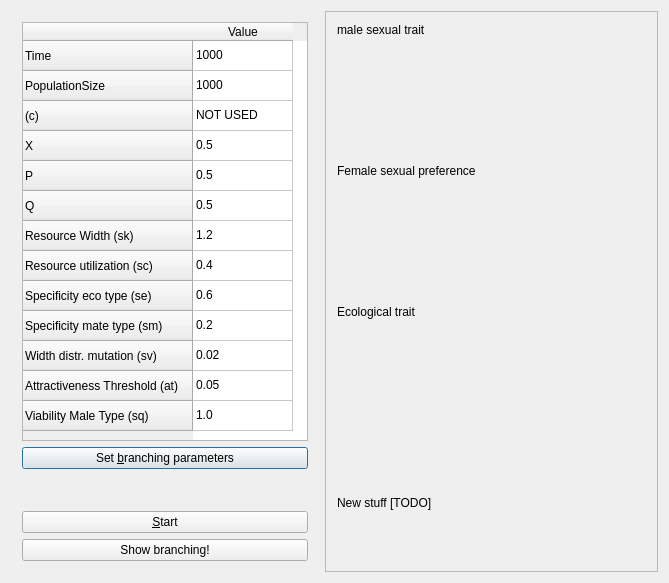
<?xml version="1.0" encoding="UTF-8"?>
<ui version="4.0">
 <class>sado_qtdialog</class>
 <widget class="QDialog" name="sado_qtdialog">
  <property name="geometry">
   <rect>
    <x>0</x>
    <y>0</y>
    <width>669</width>
    <height>583</height>
   </rect>
  </property>
  <property name="windowTitle">
   <string>kewe_qtdialog</string>
  </property>
  <layout class="QHBoxLayout" name="horizontalLayout">
   <item>
    <widget class="QWidget" name="widget_left" native="true">
     <property name="sizePolicy">
      <sizepolicy hsizetype="Maximum" vsizetype="Preferred">
       <horstretch>0</horstretch>
       <verstretch>0</verstretch>
      </sizepolicy>
     </property>
     <layout class="QVBoxLayout" name="verticalLayout_2">
      <item>
       <widget class="QTableWidget" name="parameters">
        <property name="sizeAdjustPolicy">
         <enum>QAbstractScrollArea::AdjustToContents</enum>
        </property>
        <row>
         <property name="text">
          <string>Time</string>
         </property>
        </row>
        <row>
         <property name="text">
          <string>PopulationSize</string>
         </property>
        </row>
        <row>
         <property name="text">
          <string>(c)</string>
         </property>
        </row>
        <row>
         <property name="text">
          <string>X</string>
         </property>
        </row>
        <row>
         <property name="text">
          <string>P</string>
         </property>
        </row>
        <row>
         <property name="text">
          <string>Q</string>
         </property>
        </row>
        <row>
         <property name="text">
          <string>Resource Width (sk)</string>
         </property>
        </row>
        <row>
         <property name="text">
          <string>Resource utilization (sc)</string>
         </property>
        </row>
        <row>
         <property name="text">
          <string>Specificity eco type (se)</string>
         </property>
        </row>
        <row>
         <property name="text">
          <string>Specificity mate type (sm)</string>
         </property>
        </row>
        <row>
         <property name="text">
          <string>Width distr. mutation (sv)</string>
         </property>
        </row>
        <row>
         <property name="text">
          <string>Attractiveness Threshold (at)</string>
         </property>
        </row>
        <row>
         <property name="text">
          <string>Viability Male Type (sq)</string>
         </property>
        </row>
        <column>
         <property name="text">
          <string>Value</string>
         </property>
        </column>
        <item row="0" column="0">
         <property name="text">
          <string>1000</string>
         </property>
        </item>
        <item row="1" column="0">
         <property name="text">
          <string>1000</string>
         </property>
        </item>
        <item row="2" column="0">
         <property name="text">
          <string>NOT USED</string>
         </property>
        </item>
        <item row="3" column="0">
         <property name="text">
          <string>0.5</string>
         </property>
        </item>
        <item row="4" column="0">
         <property name="text">
          <string>0.5</string>
         </property>
        </item>
        <item row="5" column="0">
         <property name="text">
          <string>0.5</string>
         </property>
        </item>
        <item row="6" column="0">
         <property name="text">
          <string>1.2</string>
         </property>
        </item>
        <item row="7" column="0">
         <property name="text">
          <string>0.4</string>
         </property>
        </item>
        <item row="8" column="0">
         <property name="text">
          <string>0.6</string>
         </property>
        </item>
        <item row="9" column="0">
         <property name="text">
          <string>0.2</string>
         </property>
        </item>
        <item row="10" column="0">
         <property name="text">
          <string>0.02</string>
         </property>
        </item>
        <item row="11" column="0">
         <property name="text">
          <string>0.05</string>
         </property>
        </item>
        <item row="12" column="0">
         <property name="text">
          <string>1.0</string>
         </property>
        </item>
       </widget>
      </item>
      <item>
       <widget class="QPushButton" name="set_branching">
        <property name="text">
         <string>Set &amp;branching parameters</string>
        </property>
       </widget>
      </item>
      <item>
       <spacer name="verticalSpacer">
        <property name="orientation">
         <enum>Qt::Vertical</enum>
        </property>
        <property name="sizeHint" stdset="0">
         <size>
          <width>20</width>
          <height>40</height>
         </size>
        </property>
       </spacer>
      </item>
      <item>
       <widget class="QPushButton" name="start">
        <property name="text">
         <string>&amp;Start</string>
        </property>
       </widget>
      </item>
      <item>
       <widget class="QPushButton" name="show_branching">
        <property name="text">
         <string>Show branching!</string>
        </property>
       </widget>
      </item>
     </layout>
    </widget>
   </item>
   <item>
    <widget class="QScrollArea" name="right_scroll_area">
     <property name="widgetResizable">
      <bool>true</bool>
     </property>
     <widget class="QWidget" name="results">
      <property name="geometry">
       <rect>
        <x>0</x>
        <y>0</y>
        <width>289</width>
        <height>563</height>
       </rect>
      </property>
      <layout class="QVBoxLayout" name="verticalLayout_3">
       <item>
        <widget class="QLabel" name="label_3">
         <property name="sizePolicy">
          <sizepolicy hsizetype="Preferred" vsizetype="Maximum">
           <horstretch>0</horstretch>
           <verstretch>0</verstretch>
          </sizepolicy>
         </property>
         <property name="text">
          <string>male sexual trait</string>
         </property>
        </widget>
       </item>
       <item>
        <widget class="ribi::QtSurfacePlotWidget" name="male_sexual_trait" native="true">
         <property name="enabled">
          <bool>true</bool>
         </property>
         <property name="autoFillBackground">
          <bool>false</bool>
         </property>
        </widget>
       </item>
       <item>
        <widget class="QLabel" name="label_2">
         <property name="sizePolicy">
          <sizepolicy hsizetype="Preferred" vsizetype="Maximum">
           <horstretch>0</horstretch>
           <verstretch>0</verstretch>
          </sizepolicy>
         </property>
         <property name="text">
          <string>Female sexual preference</string>
         </property>
        </widget>
       </item>
       <item>
        <widget class="ribi::QtSurfacePlotWidget" name="female_preference" native="true"/>
       </item>
       <item>
        <widget class="QLabel" name="label">
         <property name="sizePolicy">
          <sizepolicy hsizetype="Preferred" vsizetype="Maximum">
           <horstretch>0</horstretch>
           <verstretch>0</verstretch>
          </sizepolicy>
         </property>
         <property name="text">
          <string>Ecological trait</string>
         </property>
        </widget>
       </item>
       <item>
        <widget class="ribi::QtSurfacePlotWidget" name="eco_trait" native="true"/>
       </item>
       <item>
        <widget class="QLabel" name="label_4">
         <property name="enabled">
          <bool>true</bool>
         </property>
         <property name="text">
          <string>New stuff [TODO]</string>
         </property>
        </widget>
       </item>
      </layout>
     </widget>
    </widget>
   </item>
  </layout>
 </widget>
 <layoutdefault spacing="6" margin="11"/>
 <customwidgets>
  <customwidget>
   <class>ribi::QtSurfacePlotWidget</class>
   <extends>QWidget</extends>
   <header>../SurfacePlotter/qtsurfaceplotwidget.h</header>
   <container>1</container>
  </customwidget>
 </customwidgets>
 <resources/>
 <connections/>
</ui>
